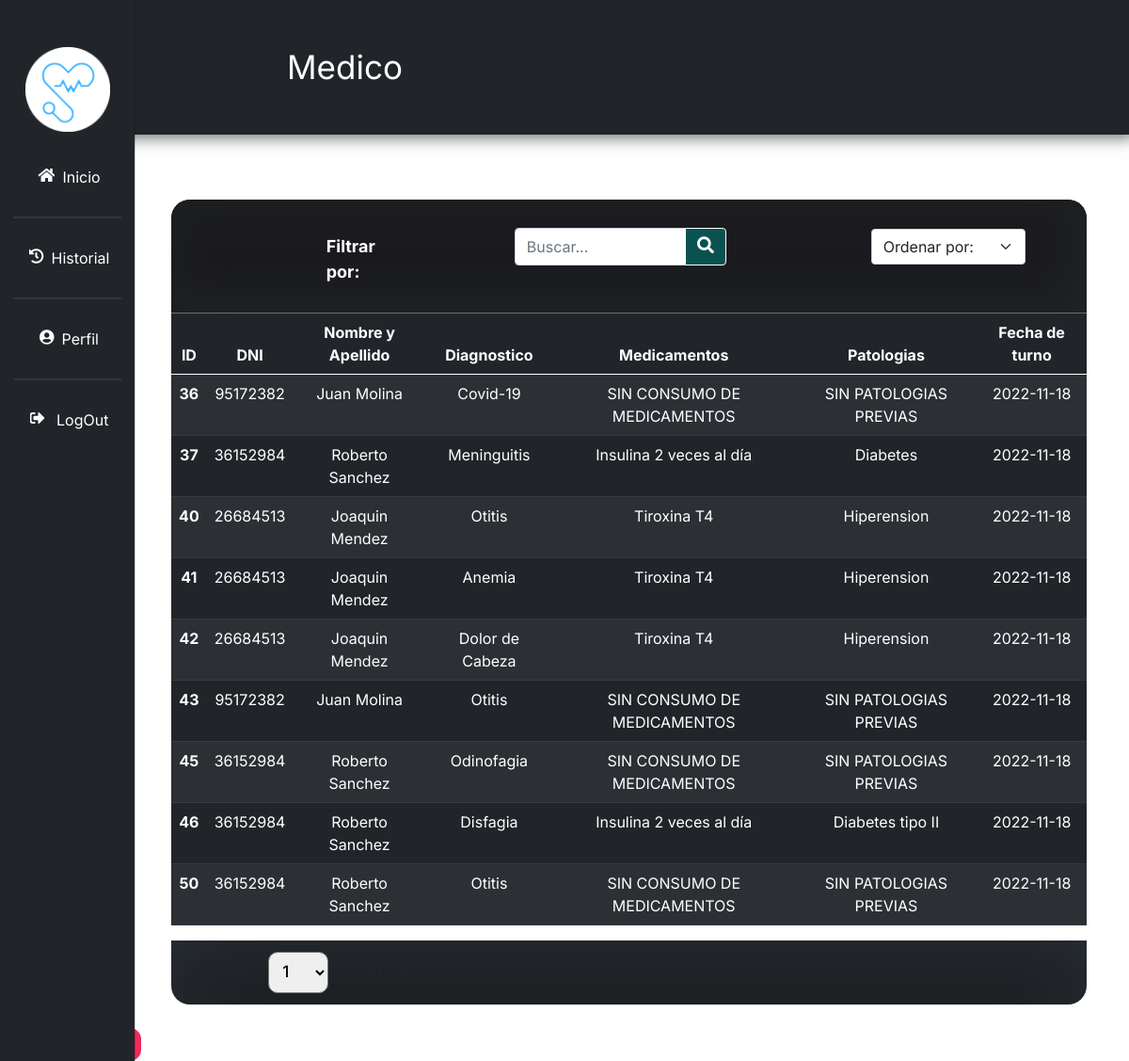
The app's page /Main/historial.php (signed in) with its own data.
### tables this page shows
CREATE TABLE `turnos` (
  `id` int(10) unsigned NOT NULL AUTO_INCREMENT,
  `dni` varchar(10) NOT NULL,
  `title` varchar(20) NOT NULL,
  `surname` varchar(20) NOT NULL,
  `description` varchar(120) NOT NULL,
  `medicamentos` varchar(60) NOT NULL,
  `patologias` varchar(30) NOT NULL,
  `zona` varchar(15) NOT NULL,
  `fecha_turno` varchar(20) NOT NULL,
  `time` varchar(20) NOT NULL,
  `time_estimated` varchar(20) NOT NULL,
  `status` varchar(15) NOT NULL,
  `prioridad` int(11) NOT NULL,
  PRIMARY KEY (`id`)
);

### Main/historial.php (the view, shortened to what this page needs)
<!DOCTYPE html>
<html>
<?php
include 'conection.php';
?>
<head>
    <link href="https://cdn.jsdelivr.net/npm/bootstrap@5.0.2/dist/css/bootstrap.min.css" rel="stylesheet">
    <link rel="stylesheet" href="https://cdnjs.cloudflare.com/ajax/libs/font-awesome/5.13.0/css/all.min.css">
    <link href="http://fonts.cdnfonts.com/css/ds-digital" rel="stylesheet">
    <link href="http://fonts.cdnfonts.com/css/roboto" rel="stylesheet">
    <link rel="stylesheet" href="css/bootstrap.min.css" />
    <link rel="stylesheet" href="https://cdn.jsdelivr.net/npm/bootstrap-icons@1.4.1/font/bootstrap-icons.css" />
    <link rel="stylesheet" href="css/dataTables.bootstrap5.min.css" />
    <link rel="stylesheet" href="css/style.css" />
</head>
<body>
    <header class="bg-dark">
        <nav class="up_nav"><span style="margin-left:205px; color:white; font-size:35px"><?php echo  $_SESSION['show'] ?></span>
        </nav>
        <center>
        <div class="offcanvas offcanvas-start sidebar-nav bg-dark" tabindex="-1" id="sidebar">
            <div class="offcanvas-body p-0">
                <nav class="navbar-dark">
                    <div class="navbar-nav">
                        <li>
                            <div class="text-muted small fw-bold text-uppercase px-3">
                                <h2 class="logo">
                                    <a style="text-decoration: none; margin:0;" href="index.php">
                                        <center><img src="./img/logo.png" height="90px"></center>
                                    </a>
                                </h2>
                            </div>
                        </li>
                        <div class="sb1">
                            <a class="side-links nav-link active px-3" style="margin-top: 20px;" href="index.php">
                                <span class="me-2 side-links-text"><i class="fas fa-home"></i>Inicio</span>
                            </a>
                        </div>
                        <div class="sb2">
                            <center>
                                <hr color="gray">
                            </center>
                            <a class="side-links nav-link px-3" href="historial.php">
                                <span class="me-2 side-links-text"><i class="fas fa-history"></i>Historial</span>
                            </a>
                        </div>
                        <div class="sb4">
                            <center>
                                <hr color="gray" >
                            </center>
                            <a class="side-links nav-link px-3" href="profile.php">
                                <span class="me-2 side-links-text"><i class="fas fa-user-circle"></i>Perfil</span>
                            </a>
                        </div>
                        <div class="sb5">
                            <center>
                                <hr color="gray">
                            </center>
                            <a class="side-links nav-link px-3" href="close.php">
                                <span class="me-2 side-links-text"><i class="fas fa-sign-out-alt"></i> LogOut</span>
                            </a>
                        </div>
                    </div>
                </nav>
            </div>
        </div></center>
    </header>
    <div style="margin-left:11.4%;--bs-gutter-x:0;">
        <br>
        <div class="items-container display-flex row justify-content-center">
            <div class="col-11 row justify-content-center" style="margin: 25px auto;">
                <div class="header-tools row justify-content-center col-12" style="padding:30px 0 30px 0; margin-top:20px;">
                    <div class="col-4 d-flex justify-content-around row">
                        <div class="col-4">
                            <span class="fitrar_text">Filtrar por:</span>
                        </div>
                    </div>
                    <div class="col-4 justify-content-start">
                        <div class="col-9">
                            <form class="d-flex input-group" id="searchbar" method="GET">
                                <input class="form-control" type="search" name="seachbar_input" placeholder="Buscar..." aria-label="Search">
                                <button class="btn btn-primary" type="submit">
                                    <i class="fas fa-search"></i>
                                </button>
                            </form>
                        </div>
                    </div>
                    <div class="d-flex justify-content-end col-3" id="select">
                        <form action="" class="col-9" id="ordenador" method="post">
                            <select class="form-select" name="select_ordenador" onchange="selectOptionSort()" aria-label="Default select example">
                                <option value="" selected disabled>Ordenar por:</option>
                            </select>
                        </form>
                    </div>
                </div>
                <table class="table table-hover table-striped table-dark">
                    <thead style="text-align:center">
                        <tr>
                            <th>ID</th>
                            <th>DNI </th>
                            <th>Nombre y Apellido</th>
                            <th>Diagnostico</th>
                            <th>Medicamentos</th>
                            <th>Patologias</th>
                            <th>Fecha de turno</th>
                        </tr>
                    </thead>
                    <tbody style="text-align:center">
                        <?php
                        if (!empty($_POST['select_ordenador'])) {
                            $seleccionador = $_POST['select_ordenador'];
                        } else {
                            $seleccionador = "id";
                        }
                        if (!empty($_SESSION['condicion_sb'])) {
                            $final_prompt = "";
                            $array = explode(",", $_SESSION['condicion_sb']);
                            foreach ($array as $key) {
                                $final_prompt .= " AND
                (dni LIKE '%" . $key . "%' OR patologias LIKE '%" . $key . "%' OR title LIKE '%" . $key . "%' OR medicamentos LIKE '%" . $key . "%' OR description LIKE '%" . $key . "%')";
                            }
                        } else {
                            $final_prompt = "";
                        }
                        if (!empty($_SESSION['n-entries'])) {
                            $limit = $_SESSION['n-entries'];
                        } else {
                            $limit = 10;
                        }
                        if (empty($page)) {
                            $start = 0;
                        } else {
                            $start = ($page - 1) * $limit;
                        }
                        $sql = "SELECT * FROM turnos WHERE status = 'ACCEPT' " . $final_prompt . "
        ORDER BY " . $seleccionador . "
        LIMIT " . $start . "," . $limit . "";
                        $resultado = mysqli_query($con, $sql);
                        while ($fila = mysqli_fetch_array($resultado)) {
                        ?>
                            <tr>
                                <th><?php print($fila['id']); ?></th>
                                <td><?php print($fila['dni']); ?></td>
                                <td><?php print($fila['title'] . ' ' . $fila['surname']); ?></td>
                                <td><?php print($fila['description']); ?></td>
                                <td><?php print($fila['medicamentos']); ?></td>
                                <td><?php print($fila['patologias']); ?></td>
                                <td><?php print($fila['fecha_turno']); ?></td>
                            </tr>
                        <?php
                        }
                        ?>
                    </tbody>
                </table>
                <div class="footer-tools">
                    <form class="list-items dark" id="maxResultados" action="" method="POST">
                        <select name="n-entries" id="n-entries" class="n-entries" onchange="selectMaxResultados()">
                            <option value="1">1</option>
                        </select>
                    </form>
                    <div class="pages">
                    </div>
                </div>
            </div>
        </div>
    </div>
                <div>
                <button class="button">
  <div class="icon">
  </div>
  <p>Share me</p>
</button>
                </div>
</body>
</html>

### Main/css/index.css (style rules this page uses)
* { padding: 0; margin: 0; box-sizing: border-box; overflow-x: hidden; }
body { font-family: 'Raleway', sans-serif; }
body { min-height: 100vh; background-color: #dbf1fa; overflow-x: hidden; color: #fff }
header { margin-top: 0px; position: flex; display: flex; background-color: #bfe0ec; color: rgb(107, 29, 29); top: 0; left: 0; width: 100%; height: 0%; padding: 45px 100px; justify-content: space-between; align-items: center; box-shadow: 2px -1px 16px 4px rgba(0, 0, 0, 0.59); -webkit-box-shadow: 2px -1px 16px 4px rgba(0, 0, 0, 0.59); -moz-box-shadow: 2px -1px 16px 4px rgba(0, 0, 0, 0.59); }
.me-2 { font-size: 20px; height: 40px; }
.logo { color: #fff; font-weight: 900; text-decoration: none; font-size: 1em; text-transform: uppercase; letter-spacing: 2px; }
.d-flex button { height: 40px; background-color: #0a5252; color: #fff; border-color: #fff; font-size: 18px; text-align: center; font-weight: 600; }
.btn-primary { overflow-y: hidden; }
.me-2 { justify-content: center; align-items: center; }
.side-links { width: 100%; display: flex; justify-content: center; align-items: center; margin: 6px; transition: 2s; }
.side-links-text { font-size: 30px; color: white; }
.side-links .fas { margin-right: 8px; padding-top: 2px; }

### Main/css/historial.css (style rules this page uses)
a,ul,li { text-decoration: none; padding: 0; margin: 0; }
:root { --dt-padding: 12px; --dt-padding-sm: 6px; --dt-padding-xsm: 2px; --dt-border-color: #ddd; --dt-border-color-02: #ccc; --dt-cell-color: #232323; --dt-hover-color: #206e70; --dt-sorted-color: rgba(0,0,0,0.1); --dt-bg-color: #eee; --dt-bg-active-button: #eee; --dt-text-color-button: #222; --dt-text-color-active-button: #000; }
.header-tools { border-bottom: solid 1px #667173; padding: var(--dt-padding); display: flex; align-items: baseline; background-color: #1b1b20; border-radius:20px 20px 0 0; box-shadow: inset 16px 16px 43px #1d1f20, inset -16px -16px 43px #212526; }
.fitrar_text { font-weight: bolder; font-size: 18px; color: white; }
p { color: white; }
.footer-tools { padding: var(--dt-padding); display: flex; align-items: baseline; background-color: #1a1b1c; margin-top: -1.2%; border-radius:0 0 20px 20px; box-shadow: 1px 23px 82px -3px rgba(92,112,145,0.22) inset; -webkit-box-shadow: 1px 23px 82px -3px rgba(92,112,145,0.22) inset; -moz-box-shadow: 1px 23px 82px -3px rgba(92,112,145,0.22) inset; }
#maxResultados { margin-left: 12px; }
.n-entries { padding: 10px; border-radius: 10px; font-size: 17px; font-weight: 500; }
.list-items { font-size: 20px; }
.button { font-family: inherit; font-weight: 400; background: #f2295b; color: white; padding: 0.35em 0; font-size: 17px; border: none; border-radius: 0.7em; letter-spacing: 0.08em; position: relative; display: flex; align-content: center; align-items: center; overflow: hidden; height: 2.1em; padding-left: 3em; padding-right: 0.7em; }
.button .icon { background: #fff; margin-right: 1em; height: 2.2em; width: 2.2em; border-radius: 0.5em; position: absolute; display: flex; align-items: center; justify-content: center; left: 0.3em; transition: all .7s; }

### Main/css/style.css (style rules this page uses)
body, button { font-family: "Inter", sans-serif; }
:root { --offcanvas-width: 200px; --topNavbarHeight: 0px; }
.sidebar-nav { width: 12%; background-color: #b8e9d0; }
@media (min-width: 992px) { body { overflow: auto !important; } }
@media (min-width: 992px) { .sidebar-nav { -webkit-transform: none; transform: none; visibility: visible !important; height: calc(100% - var(--topNavbarHeight)); top: var(--topNavbarHeight); } }
.navbar-nav li { overflow-y: hidden; }
.sidebar-nav { padding-top: 50px; }
.side-links-text { font-size: 16px; }
.offcanvas hr { width: 80%; border: 1px solid rgb(105, 105, 105); align-items: center; align-content: center; }

### records on screen
turnos: id "36", dni "95172382", title "Juan", surname "Molina", description "Covid-19", medicamentos "SIN CONSUMO DE MEDICAMENTOS", patologias "SIN PATOLOGIAS PREVIAS", fecha_turno "2022-11-18"
turnos: id "37", dni "36152984", title "Roberto", surname "Sanchez", description "Meninguitis", medicamentos "Insulina 2 veces al día", patologias "Diabetes", fecha_turno "2022-11-18"
turnos: id "40", dni "26684513", title "Joaquin", surname "Mendez", description "Otitis", medicamentos "Tiroxina T4", patologias "Hiperension", fecha_turno "2022-11-18"
turnos: id "41", dni "26684513", title "Joaquin", surname "Mendez", description "Anemia", medicamentos "Tiroxina T4", patologias "Hiperension", fecha_turno "2022-11-18"
turnos: id "42", dni "26684513", title "Joaquin", surname "Mendez", description "Dolor de Cabeza", medicamentos "Tiroxina T4", patologias "Hiperension", fecha_turno "2022-11-18"
turnos: id "43", dni "95172382", title "Juan", surname "Molina", description "Otitis", medicamentos "SIN CONSUMO DE MEDICAMENTOS", patologias "SIN PATOLOGIAS PREVIAS", fecha_turno "2022-11-18"
turnos: id "45", dni "36152984", title "Roberto", surname "Sanchez", description "Odinofagia", medicamentos "SIN CONSUMO DE MEDICAMENTOS", patologias "SIN PATOLOGIAS PREVIAS", fecha_turno "2022-11-18"
turnos: id "46", dni "36152984", title "Roberto", surname "Sanchez", description "Disfagia", medicamentos "Insulina 2 veces al día", patologias "Diabetes tipo II", fecha_turno "2022-11-18"
turnos: id "50", dni "36152984", title "Roberto", surname "Sanchez", description "Otitis", medicamentos "SIN CONSUMO DE MEDICAMENTOS", patologias "SIN PATOLOGIAS PREVIAS", fecha_turno "2022-11-18"

### other values on screen
$_SESSION['show'] "Medico"
